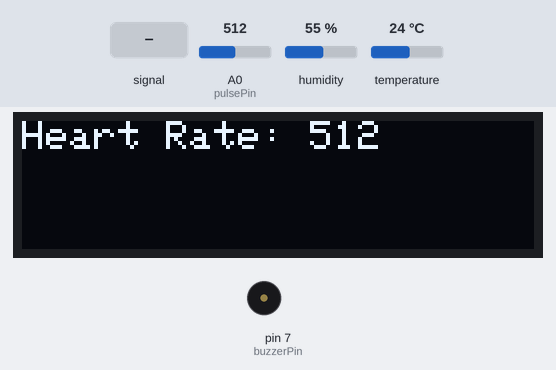
Recording of a sketch running on a simulated Arduino Uno, built with avr-gcc and run on an emulated ATmega328P. Shown: 128×32 one-colour display, buzzer (waves = sounding, pin HIGH). The test bench sets the inputs (shaded band); at power-on: humidity 55 %, A0 (pulsePin) = 512, temperature 24 °C. The display library's start-up logo is not drawn.

Above: at 3.2 s.
3.3 s: A0 (pulsePin) fed a 200 Hz sine of ±81 counts around its level
At 7.6 s:
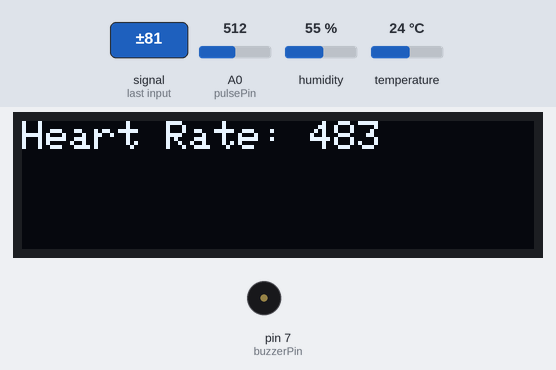
11.6 s: humidity set to 68 %
16.4 s: humidity set to 71 %
At 20.4 s:
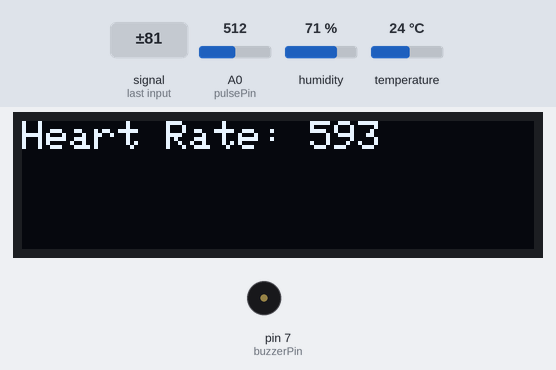
23.8 s: A0 (pulsePin) set to 716
At 24.7 s:
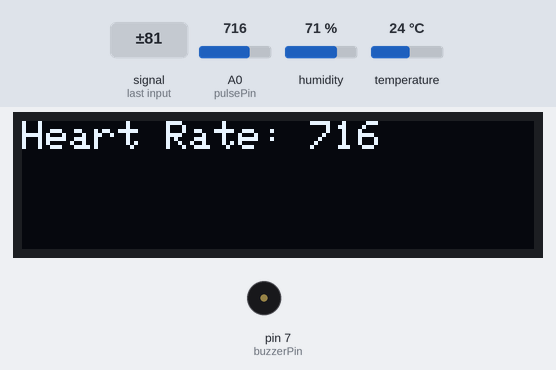
28.6 s: A0 (pulsePin) fed a 1000 Hz sine of ±255 counts around its level
At 30.3 s:
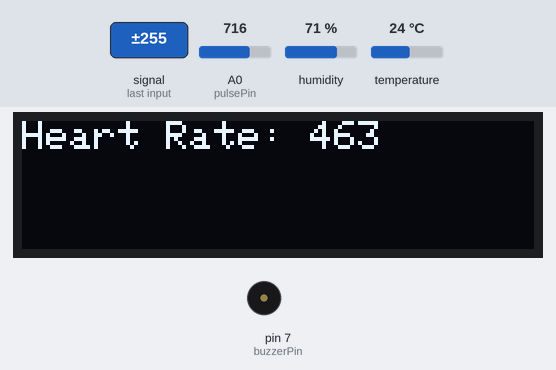
33.4 s: temperature set to 12 °C
At 36.2 s:
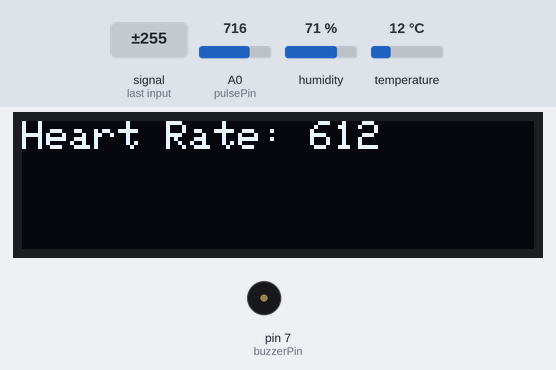
Timing chart, 0 to 37.7 s (numbered marks = the images above; inputs shaded):
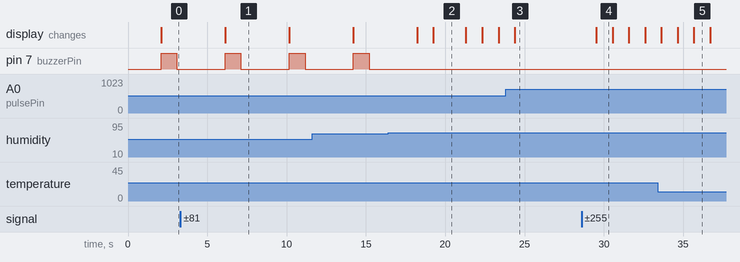

The sketch:

projectcode.ino
```cpp
#include <Wire.h>
#include <Adafruit_GFX.h>
#include <Adafruit_SSD1306.h>
#include <DHT.h>

#define SCREEN_WIDTH 128
#define SCREEN_HEIGHT 32
#define OLED_RESET    -1
Adafruit_SSD1306 display(SCREEN_WIDTH, SCREEN_HEIGHT, &Wire, OLED_RESET);

#define DHTPIN 2  // DHT11 data pin connected to digital pin 2
#define DHTTYPE DHT11 // DHT 11
DHT dht(DHTPIN, DHTTYPE);

const int pulsePin = A0;   // Pulse sensor analog pin
const int buzzerPin = 7;   // Piezo buzzer pin

int thresholdHumidity = 70;  // Set the humidity threshold for the alarm

void setup() {
  Serial.begin(9600);
  display.begin(SSD1306_I2C_ADDRESS, OLED_RESET);

  // Initialize DHT sensor
  dht.begin();

  pinMode(buzzerPin, OUTPUT);

  display.display();
  delay(2000);
  display.clearDisplay();
}

void loop() {
  // Read heart rate from pulse sensor
  int heartRate = analogRead(pulsePin);

  // Read humidity from DHT11 sensor
  float humidity = dht.readHumidity();

  // Display heart rate on OLED display
  display.clearDisplay();
  display.setTextSize(1);
  display.setTextColor(SSD1306_WHITE);
  display.setCursor(0,0);
  display.print("Heart Rate: ");
  display.print(heartRate);
  display.display();

  // Check humidity level
  if (humidity < thresholdHumidity) {
    // Trigger the alarm
    digitalWrite(buzzerPin, HIGH);
    delay(1000); // Buzzer on for 1 second
    digitalWrite(buzzerPin, LOW);
    delay(2000); // Wait for 2 seconds before checking again
  }

  // Other processing or actions can be added as needed

  delay(1000); // Delay for stability
}
```

Measured:
- after the input at 3.3 s, the display: changes after 2.8 s (image 1)
- after the input at 16.4 s, pin 7 (buzzerPin): stops changing and stays LOW
- after the input at 28.6 s, the display: changes after 0.92 s (image 4)
- by itself, pin 7 (buzzerPin): alternates HIGH for 1.0 s and LOW for 3.0 s
- what the display in image 1 shows lasts 4.1 s, from 6.1 s to 10.2 s
- what the display in image 2 shows lasts 2.0 s, from 19.3 s to 21.3 s
- what the display in image 4 shows lasts 1.1 s, from 29.5 s to 30.6 s
